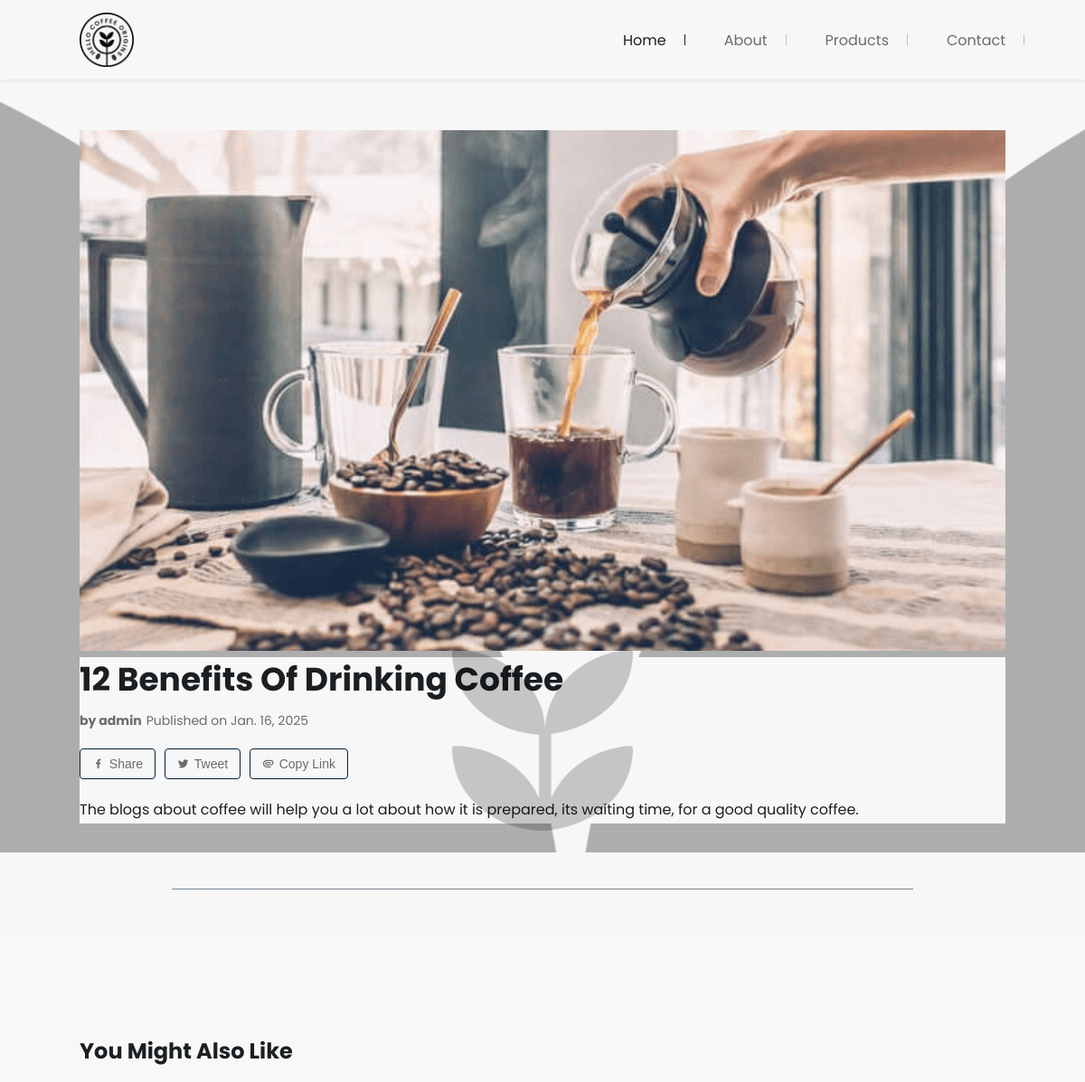
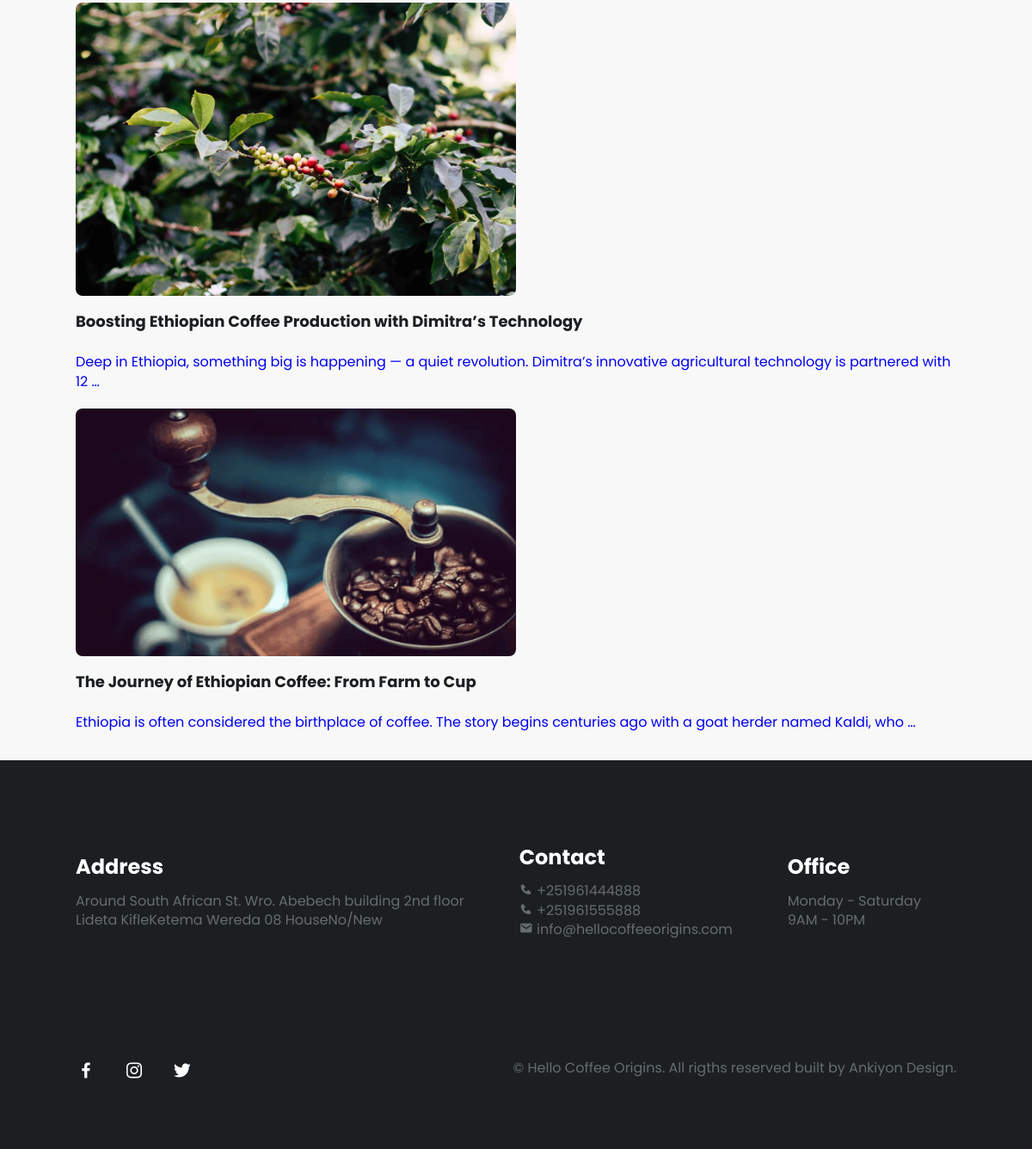
/12-benefits-of-drinking-coffee/, run on the app's committed database (2 pictures, top to bottom).
### coffee/models.py (models this page shows, shortened)
class Post(models.Model):
    class Status(models.TextChoices):
        DRAFT = 'DF', 'Draft'
        PUBLISHED = 'PB', 'Published'
    banner = models.ImageField(upload_to='blog_banner/')
    title = models.CharField(max_length=250)
    slug = models.SlugField(max_length=250, unique_for_date='publish')
    author = models.ForeignKey(User,
                                on_delete=models.CASCADE,
                                related_name='blog_posts')
    body = RichTextUploadingField(blank=True, null=True)
    publish = models.DateTimeField(default=timezone.now)
    created = models.DateTimeField(auto_now_add=True)
    updated = models.DateTimeField(auto_now=True)
    status = models.CharField(max_length=2,
                                choices=Status.choices,
                                default=Status.DRAFT)
    objects = models.Manager() # The default manager.
    published = PublishedManager() # Our custom manager.
    class Meta:
        ordering = ['-publish']
        indexes = [
                    models.Index(fields=['-publish']),
        ]

### coffee/views.py (the view)
# urls.py: path('<slug:post>/', views.post_detail, name='post_detail')
def post_detail(request, post):
    post = get_object_or_404(Post,
                                status=Post.Status.PUBLISHED,
                                slug=post)
    recommended_posts = Post.published.exclude(id=post.id).order_by('?')[:3]
    return render(request,
                'coffee/blog.html',
                            {'post': post,
                             'recommended_posts': recommended_posts,})

### coffee/models.py (called while the page is built)
    def get_queryset(self):
        return super().get_queryset()\
                        .filter(status=Post.Status.PUBLISHED)

### coffee/templates/coffee/blog.html (shortened to what this page needs)
{% load static %}
<!DOCTYPE html>
<html lang="en">
  <head>
    <link
      href="https://unpkg.com/boxicons@2.1.4/css/boxicons.min.css"
      rel="stylesheet"
    />
    <link rel="stylesheet" href="{% static 'css/styles.css' %}" />
  </head>
  <body>
    <header class="header header-blog" id="header">
      <nav class="nav container">
        <a href="{% url 'home' %}" class="nav__logo">
          <img
            src="{% static 'images/new-logo.png' %}"
            alt="Site Logo"
            srcset=""
            class="nav__logo-img"
          />
        </a>
        <div class="nav__menu" id="nav-menu">
            <ul class="nav__list">
              <li class="nav__item">
                <a href="{% url 'home' %}" class="nav__link active-link">Home</a>
              </li>
              <li class="nav__item">
                <a href="{% url 'home' %}#about" class="nav__link">About</a>
              </li>
              <li class="nav__item">
                <a href="{% url 'home' %}#products" class="nav__link">Products</a>
              </li>
              <li class="nav__item">
                <a href="#contact" class="nav__link">Contact</a>
              </li>
            </ul>
        </div>
      </nav>
    </header>
    <section class="blog-section section ">
      <div class="container">
        <div class="blog-banner">
          <img src="{{ post.banner.url }}" alt="Blog Banner Image">
        </div>
        <div class="blog-content">
          <img src="{% static 'images/Seal.png' %}" class="watermark" alt="Water Mark Image">
          <h1 class="blog-title">{{ post.title }}</h1>
          <div class="blog-meta">
            <span class="blog-author">by {{ post.author }}</span>
            <span class="blog-date">Published on {{ post.publish|date:"M. d, Y" }}</span>
          </div>
          <div class="blog-share">
            <button class="share-btn" id="facebook-share"><i class='bx bxl-facebook'></i> Share</button>
            <button class="share-btn" id="twitter-share"><i class='bx bxl-twitter'></i> Tweet</button>
            <button class="share-btn" id="copy-link"><i class='bx bx-paperclip'></i> Copy Link</button>
          </div>
            <article class="blog-text">
              {{ post.body|safe }}
            </article>
          </div>
        </div>
    </section>
    <div class="container">
        <hr class="styled-hr" />
    </div>
  <section class="recommended-blogs section">
    <div class="container">
      <h2 class="section-title">You Might Also Like</h2>
      <div class="recommended-blogs-list">
        {% for recommended_post in recommended_posts %}
        <div class="recommended-blog-item">
          <a href="{% url 'post_detail' recommended_post.slug %}" class="recommended-blog-link">
            <img src="{{ recommended_post.banner.url }}" alt="{{ recommended_post.title }}" class="recommended-blog-img" />
            <h3 class="recommended-blog-title">{{ recommended_post.title }}</h3>
            <p class="blog__description">
                    {{ recommended_post.body|safe|truncatewords:20|linebreaks }}
                  </p>
          </a>
        </div>
        {% endfor %}
      </div>
    </div>
  </section>
    <footer class="footer" id="contact">
      <div class="footer__container container">
        <div class="footer__content grid">
          <div class="footer__data">
            <h2 class="footer__subtitle">Address</h2>
            <p class="footer__information">
              Around South African St. Wro. Abebech building 2nd floor <br />
              Lideta KifleKetema Wereda 08 HouseNo/New
            </p>
          </div>
          <div class="footer__data">
            <h2 class="footer__subtitle">Contact</h2>
            <p class="footer__information">
              <i class='bx bxs-phone'></i>
              +251961444888 <br />
              <i class='bx bxs-phone'></i>
              +251961555888 <br>
              <i class='bx bxs-envelope' ></i>
              info@hellocoffeeorigins.com
            </p>
          </div>
          <div class="footer__data">
            <h2 class="footer__subtitle">Office</h2>
            <p class="footer__information">
              Monday - Saturday <br />
              9AM - 10PM
            </p>
          </div>
        </div>
        <div class="footer__group">
          <ul class="footer__social">
            <a href="#" class="footer__social-link" target="_blank">
              <i class="bx bxl-facebook"></i>
            </a>
            <a href="#" class="footer__social-link" target="_blank">
              <i class="bx bxl-instagram"></i>
            </a>
            <a href="#" class="footer__social-link" target="_blank">
              <i class="bx bxl-twitter"></i>
            </a>
          </ul>
          <span class="footer__copy">
            &#169; Hello Coffee Origins. All rigths reserved built by Ankiyon Design.
          </span>
        </div>
      </div>
    </footer>
  </body>
</html>

### data on the page
Post: banner (picture), title "12 Benefits Of Drinking Coffee", author "admin", publish "Jan. 16, 2025", body "The blogs about coffee will help you a lot about how it is prepared, its waiting time, for a good quality coffee."
Post: banner (picture), title "Boosting Ethiopian Coffee Production with Dimitra’s Technology", body "Deep in Ethiopia, something big is happening — a quiet revolution. Dimitra’s innovative agricultural technology is partnered with 12 …"
Post: banner (picture), title "The Journey of Ethiopian Coffee: From Farm to Cup", body "Ethiopia is often considered the birthplace of coffee. The story begins centuries ago with a goat herder named Kaldi, who …"
